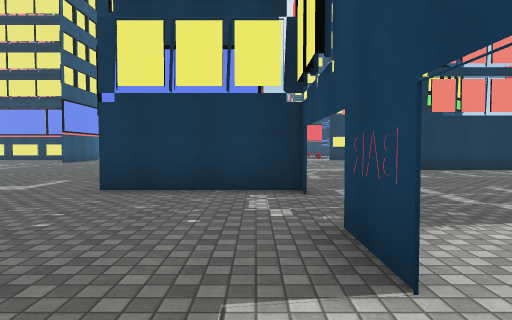
view 1 (above)

16 first-person views from a walk through a Unity game level. The camera is 1.3 m above the floor, tilts 2° down and sees 75° across. Doors are open. The floor is counted in squares, 2 m on a side. Each view is taken from the middle of a square. On the plan, view 1 faces up. The plan holds only what a view shows up to about 10 squares ahead; the rest is blank. The place goes on beyond the plan. The player character is not drawn. Surface patterns are stand-ins for the level's own textures.

view 2
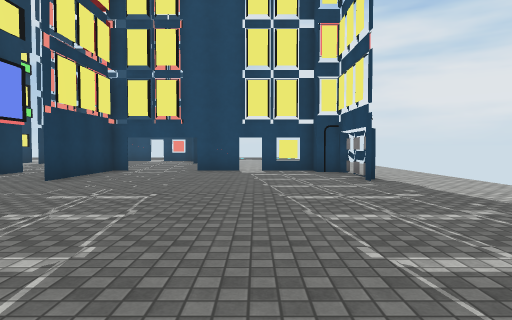

view 3
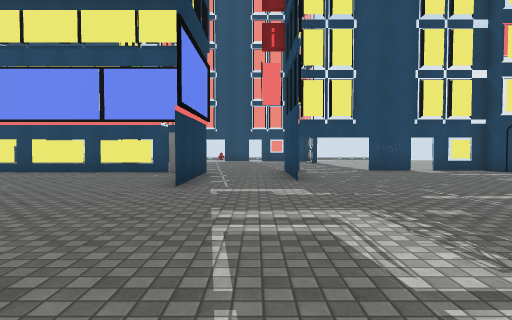

view 4
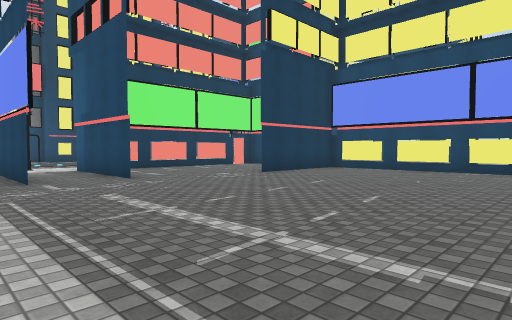

view 5
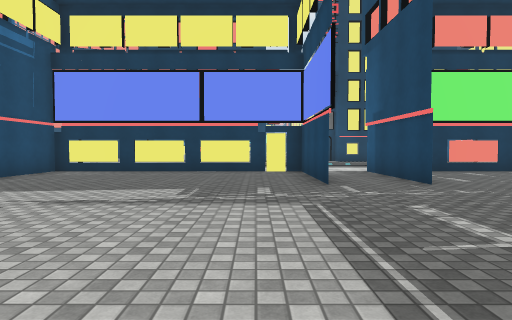

view 6
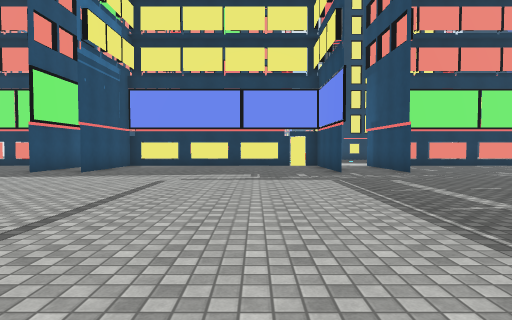

view 7
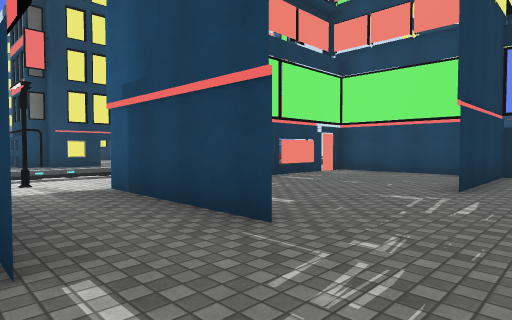

view 8
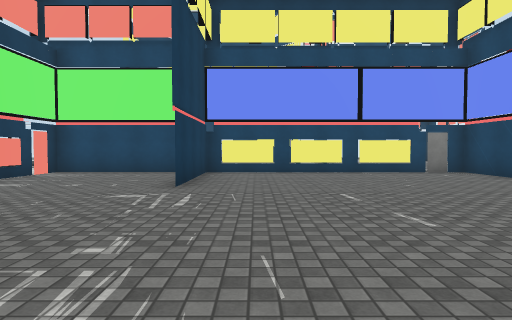

view 9
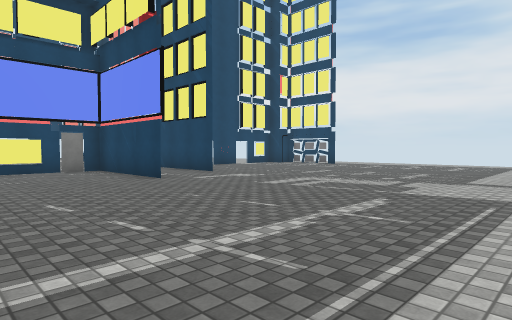

view 10
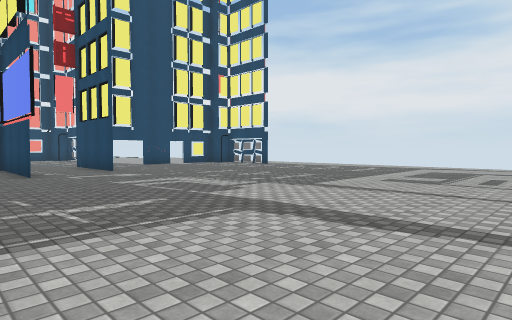

view 11
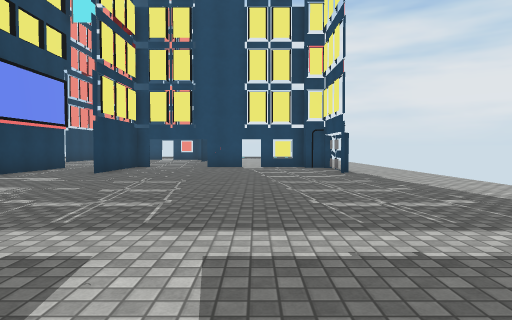

view 12
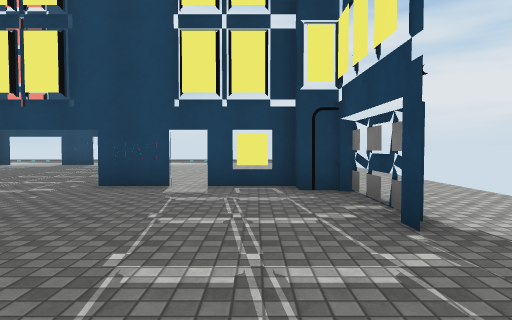

view 13
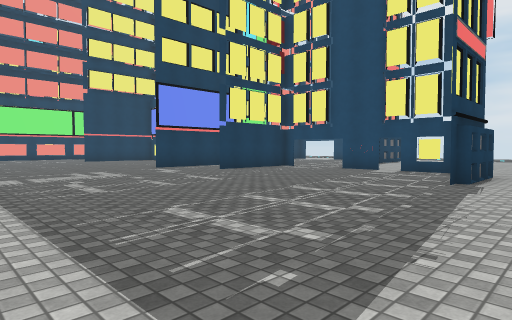

view 14
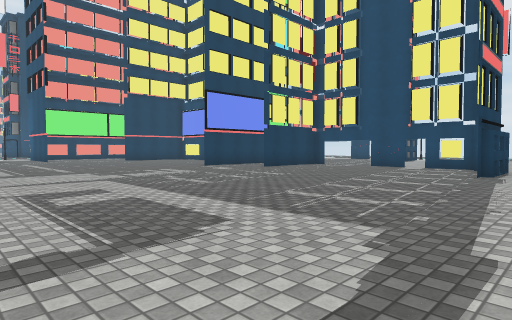

view 15
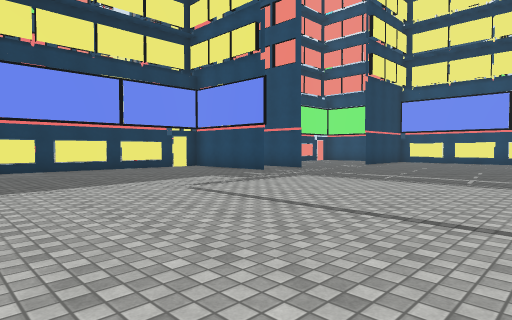

view 16
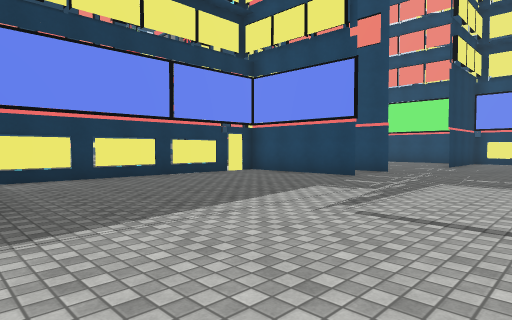

### Floor plan
Points are (right, up) in squares from view 1. A wall is a line through its corners. A room is listed if a view was taken in it or the views show most of it. See-through windows are left out.
Room 1 (views 1, 2, 3, 4, 5, 6, 7, 8, 9, 10, 11, 12, 13, 14, 15, 16)
walls: (-8.7, 14.9) (-8.7, 18.4) (-15.7, 18.4) (-15.7, 14.9); (-6.9, 14.9) (-6.9, 18.5); (0.1, 7.3) (-3.5, 7.3) (0, 7.3) (0, 14.3) (-3.5, 14.3); (0.7, 5.2) (-2.5, 5.2) (0.5, 5.2); (-2, -1.3) (-2.5, -1.3) (0, -1.3); (0.7, 1.4) (0.7, 2.8); (-1.6, -1.5) (0, -1.5) (0.2, -0.7) (0.7, -0.7) (0.7, 0.9); (0, 15.1) (0, 18.4) (-5, 18.4); (0.1, -1.5) (-2.1, -1.5)
ways out: opening at (-8, 18); opening at (0, 6); opening at (1.5, -2.5); open door at (0.7, 3.3); open door at (1, 1); gap at (0, 15)

Positions as (right, up) in squares from view 1, and headings:
1: (0, 0), facing up
2: (-9, 1), facing right
3: (-9, 6), facing right
4: (-10, 8), facing up-right
5: (-10, 9), facing up
6: (-11, 6), facing up
7: (-9, 13), facing up-right
8: (-9, 13), facing right
9: (-10, 11), facing down-right
10: (-12, 9), facing down-right
11: (-11, 1), facing right
12: (-5, 0), facing right
13: (-9, -3), facing up-right
14: (-11, -3), facing up-right
15: (-16, 8), facing up-right
16: (-16, 11), facing up-right
